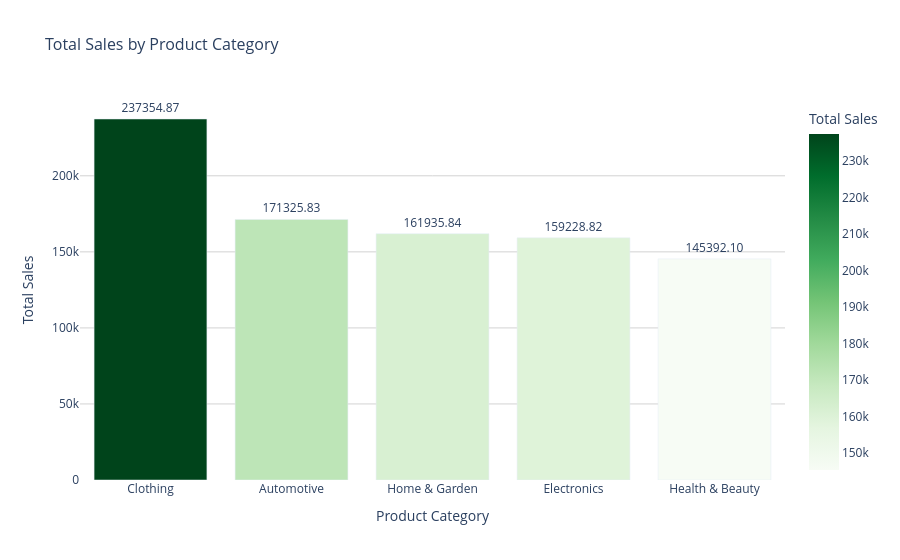

The cell this chart's notebook holds for it:
### Markdown cell above
# Total Sales by Product Category

### Code cell
# Ensure the 'Amount' column is numeric
final_combined_dataset['Amount'] = pd.to_numeric(final_combined_dataset['Amount'], errors='coerce')

# Group by TransactionID and remove duplicates
unique_transactions = final_combined_dataset.drop_duplicates(subset='TransactionID')

# Group by ProductCategory and TransactionID to calculate the total sales (sum of Amount) for each unique TransactionID
unique_transaction_sales = unique_transactions.groupby(['ProductCategory', 'TransactionID']).agg({'Amount': 'sum'}).reset_index()

# Aggregate total sales for each ProductCategory
product_category_sales = unique_transaction_sales.groupby('ProductCategory').agg({'Amount': 'sum'}).reset_index()

# Sort by Amount in descending order to get the highest sales at the top
product_category_sales = product_category_sales.sort_values('Amount', ascending=False)

# Round the Amount column to two decimal places
product_category_sales['Amount'] = product_category_sales['Amount'].round(2)

# Plotting the bar chart using Plotly
fig = px.bar(
    product_category_sales,
    x='ProductCategory',
    y='Amount',
    title="Total Sales by Product Category",
    labels={'Amount': 'Total Sales', 'ProductCategory': 'Product Category'},
    color='Amount',  # Color by total sales amount
    color_continuous_scale='Greens',  # Green color scale where darkest = highest sales
    text='Amount',  # Add sales amount as annotations on the bars
)

# Update hover template and layout
fig.update_traces(
    texttemplate='%{text:.2f}',  # Format text annotations to show two decimal places
    textposition='outside',  # Place annotations outside the bars
    hovertemplate='Product Category: %{x}<br>Sales: %{y:.2f}<extra></extra>'  # Custom hover text
)

fig.update_layout(
    plot_bgcolor='white',
    xaxis_title="Product Category",
    yaxis_title="Total Sales",
    yaxis=dict(
        showgrid=True,  # Enable horizontal gridlines
        gridcolor='lightgray'  # Set gridline color to light gray
    ),
    showlegend=False,  # Hide legend
    title_font=dict(size=16)  # Adjust title font size
)

# Show the figure
fig.show()

### Figure 1 — Plotly figure (JSON) as saved in the notebook; plotly's stock layout.template omitted (floating-point values rounded to 4 significant figures)
{"data": [{"alignmentgroup": "True", "hovertemplate": "Product Category: %{x}<br>Sales: %{y:.2f}<extra></extra>", "legendgroup": "", "marker": {"color": [237400.0, 171300.0, 161900.0, 159200.0, 145400.0], "coloraxis": "coloraxis", "pattern": {"shape": ""}}, "name": "", "offsetgroup": "", "orientation": "v", "showlegend": false, "text": [237400.0, 171300.0, 161900.0, 159200.0, 145400.0], "textposition": "outside", "texttemplate": "%{text:.2f}", "type": "bar", "x": ["Clothing", "Automotive", "Home & Garden", "Electronics", "Health & Beauty"], "xaxis": "x", "y": [237400.0, 171300.0, 161900.0, 159200.0, 145400.0], "yaxis": "y"}], "layout": {"autosize": true, "barmode": "relative", "coloraxis": {"colorbar": {"title": {"text": "Total Sales"}}, "colorscale": [[0, "rgb(247,252,245)"], [0.125, "rgb(229,245,224)"], [0.25, "rgb(199,233,192)"], [0.375, "rgb(161,217,155)"], [0.5, "rgb(116,196,118)"], [0.625, "rgb(65,171,93)"], [0.75, "rgb(35,139,69)"], [0.875, "rgb(0,109,44)"], [1, "rgb(0,68,27)"]]}, "legend": {"tracegroupgap": 0}, "plot_bgcolor": "white", "showlegend": false, "title": {"font": {"size": 16}, "text": "Total Sales by Product Category"}, "xaxis": {"anchor": "y", "autorange": true, "domain": [0, 1], "range": [-0.5, 4.5], "title": {"text": "Product Category"}, "type": "category"}, "yaxis": {"anchor": "x", "autorange": true, "domain": [0, 1], "gridcolor": "lightgray", "range": [0, 249800.0], "showgrid": true, "title": {"text": "Total Sales"}, "type": "linear"}}}
